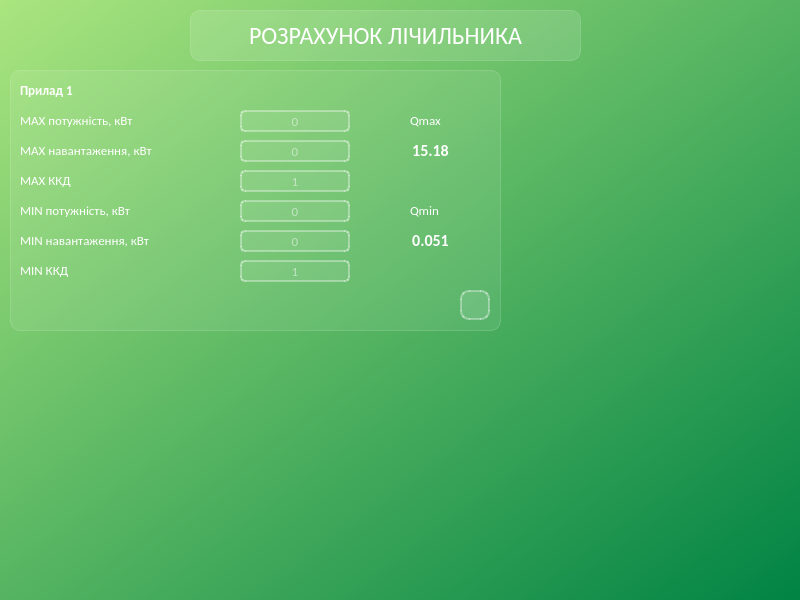
<?xml version="1.0" encoding="UTF-8"?>
<ui version="4.0">
 <class>MainWindow</class>
 <widget class="QMainWindow" name="MainWindow">
  <property name="geometry">
   <rect>
    <x>0</x>
    <y>0</y>
    <width>800</width>
    <height>600</height>
   </rect>
  </property>
  <property name="windowTitle">
   <string>Розрахунки ГАЗ</string>
  </property>
  <widget class="QWidget" name="centralwidget">
   <property name="styleSheet">
    <string notr="true">background-color: qlineargradient(spread:pad, x1:0, y1:0, x2:1, y2:1, stop:0 rgba(170, 229, 127, 255), stop:1 rgba(0, 131, 68, 255))</string>
   </property>
   <widget class="QLabel" name="label">
    <property name="geometry">
     <rect>
      <x>190</x>
      <y>10</y>
      <width>391</width>
      <height>51</height>
     </rect>
    </property>
    <property name="font">
     <font>
      <family>Calibri</family>
      <pointsize>18</pointsize>
     </font>
    </property>
    <property name="styleSheet">
     <string notr="true">color: white;
background-color: rgba(255,255,255,30);
border: 1px solid rgba(255,255,255,40);
border-radius: 10px</string>
    </property>
    <property name="text">
     <string>РОЗРАХУНОК ЛІЧИЛЬНИКА</string>
    </property>
    <property name="alignment">
     <set>Qt::AlignCenter</set>
    </property>
   </widget>
   <widget class="QFrame" name="frame">
    <property name="geometry">
     <rect>
      <x>10</x>
      <y>70</y>
      <width>491</width>
      <height>261</height>
     </rect>
    </property>
    <property name="styleSheet">
     <string notr="true">background-color: rgba(255,255,255,20);
border: 1px solid rgba(255,255,255,40);
border-radius: 10px</string>
    </property>
    <property name="frameShape">
     <enum>QFrame::StyledPanel</enum>
    </property>
    <property name="frameShadow">
     <enum>QFrame::Raised</enum>
    </property>
    <widget class="QLabel" name="label_2">
     <property name="geometry">
      <rect>
       <x>10</x>
       <y>10</y>
       <width>81</width>
       <height>21</height>
      </rect>
     </property>
     <property name="font">
      <font>
       <family>Calibri</family>
       <pointsize>10</pointsize>
       <weight>75</weight>
       <bold>true</bold>
      </font>
     </property>
     <property name="styleSheet">
      <string notr="true">color: white;
background-color: none;
border: none;</string>
     </property>
     <property name="text">
      <string>Прилад 1</string>
     </property>
    </widget>
    <widget class="QLabel" name="label_3">
     <property name="geometry">
      <rect>
       <x>10</x>
       <y>40</y>
       <width>151</width>
       <height>21</height>
      </rect>
     </property>
     <property name="font">
      <font>
       <family>Calibri</family>
       <pointsize>10</pointsize>
      </font>
     </property>
     <property name="styleSheet">
      <string notr="true">color: white;
background-color: none;
border: none;</string>
     </property>
     <property name="text">
      <string>MAX потужність, кВт</string>
     </property>
    </widget>
    <widget class="QLineEdit" name="lineEdit">
     <property name="geometry">
      <rect>
       <x>230</x>
       <y>40</y>
       <width>110</width>
       <height>22</height>
      </rect>
     </property>
     <property name="font">
      <font>
       <family>Calibri</family>
       <pointsize>10</pointsize>
      </font>
     </property>
     <property name="styleSheet">
      <string notr="true">border: 2px solid rgba(255,255,255,90);
border-radius: 5px;
color: white;
</string>
     </property>
     <property name="alignment">
      <set>Qt::AlignCenter</set>
     </property>
     <property name="placeholderText">
      <string>0</string>
     </property>
    </widget>
    <widget class="QLabel" name="label_4">
     <property name="geometry">
      <rect>
       <x>10</x>
       <y>70</y>
       <width>171</width>
       <height>21</height>
      </rect>
     </property>
     <property name="font">
      <font>
       <family>Calibri</family>
       <pointsize>10</pointsize>
      </font>
     </property>
     <property name="styleSheet">
      <string notr="true">color: white;
background-color: none;
border: none;</string>
     </property>
     <property name="text">
      <string>MAX навантаження, кВт</string>
     </property>
    </widget>
    <widget class="QLineEdit" name="lineEdit_2">
     <property name="geometry">
      <rect>
       <x>230</x>
       <y>70</y>
       <width>110</width>
       <height>22</height>
      </rect>
     </property>
     <property name="font">
      <font>
       <family>Calibri</family>
       <pointsize>10</pointsize>
      </font>
     </property>
     <property name="styleSheet">
      <string notr="true">border: 2px solid rgba(255,255,255,90);
border-radius: 5px;
color: white;
</string>
     </property>
     <property name="alignment">
      <set>Qt::AlignCenter</set>
     </property>
     <property name="placeholderText">
      <string>0</string>
     </property>
    </widget>
    <widget class="QLabel" name="label_5">
     <property name="geometry">
      <rect>
       <x>10</x>
       <y>100</y>
       <width>171</width>
       <height>21</height>
      </rect>
     </property>
     <property name="font">
      <font>
       <family>Calibri</family>
       <pointsize>10</pointsize>
      </font>
     </property>
     <property name="styleSheet">
      <string notr="true">color: white;
background-color: none;
border: none;</string>
     </property>
     <property name="text">
      <string>MAX ККД</string>
     </property>
    </widget>
    <widget class="QLineEdit" name="lineEdit_3">
     <property name="geometry">
      <rect>
       <x>230</x>
       <y>100</y>
       <width>110</width>
       <height>22</height>
      </rect>
     </property>
     <property name="font">
      <font>
       <family>Calibri</family>
       <pointsize>10</pointsize>
      </font>
     </property>
     <property name="styleSheet">
      <string notr="true">border: 2px solid rgba(255,255,255,90);
border-radius: 5px;
color: white;
</string>
     </property>
     <property name="alignment">
      <set>Qt::AlignCenter</set>
     </property>
     <property name="placeholderText">
      <string>1</string>
     </property>
    </widget>
    <widget class="QLineEdit" name="lineEdit_4">
     <property name="geometry">
      <rect>
       <x>230</x>
       <y>190</y>
       <width>110</width>
       <height>22</height>
      </rect>
     </property>
     <property name="font">
      <font>
       <family>Calibri</family>
       <pointsize>10</pointsize>
      </font>
     </property>
     <property name="styleSheet">
      <string notr="true">border: 2px solid rgba(255,255,255,90);
border-radius: 5px;
color: white;
</string>
     </property>
     <property name="alignment">
      <set>Qt::AlignCenter</set>
     </property>
     <property name="placeholderText">
      <string>1</string>
     </property>
     <property name="clearButtonEnabled">
      <bool>false</bool>
     </property>
    </widget>
    <widget class="QLabel" name="label_6">
     <property name="geometry">
      <rect>
       <x>10</x>
       <y>190</y>
       <width>171</width>
       <height>21</height>
      </rect>
     </property>
     <property name="font">
      <font>
       <family>Calibri</family>
       <pointsize>10</pointsize>
      </font>
     </property>
     <property name="styleSheet">
      <string notr="true">color: white;
background-color: none;
border: none;</string>
     </property>
     <property name="text">
      <string>MIN ККД</string>
     </property>
    </widget>
    <widget class="QLineEdit" name="lineEdit_5">
     <property name="geometry">
      <rect>
       <x>230</x>
       <y>130</y>
       <width>110</width>
       <height>22</height>
      </rect>
     </property>
     <property name="font">
      <font>
       <family>Calibri</family>
       <pointsize>10</pointsize>
      </font>
     </property>
     <property name="styleSheet">
      <string notr="true">border: 2px solid rgba(255,255,255,90);
border-radius: 5px;
color: white;
</string>
     </property>
     <property name="alignment">
      <set>Qt::AlignCenter</set>
     </property>
     <property name="placeholderText">
      <string>0</string>
     </property>
    </widget>
    <widget class="QLineEdit" name="lineEdit_6">
     <property name="geometry">
      <rect>
       <x>230</x>
       <y>160</y>
       <width>110</width>
       <height>22</height>
      </rect>
     </property>
     <property name="font">
      <font>
       <family>Calibri</family>
       <pointsize>10</pointsize>
      </font>
     </property>
     <property name="styleSheet">
      <string notr="true">border: 2px solid rgba(255,255,255,90);
border-radius: 5px;
color: white;
</string>
     </property>
     <property name="alignment">
      <set>Qt::AlignCenter</set>
     </property>
     <property name="placeholderText">
      <string>0</string>
     </property>
    </widget>
    <widget class="QLabel" name="label_7">
     <property name="geometry">
      <rect>
       <x>10</x>
       <y>130</y>
       <width>151</width>
       <height>21</height>
      </rect>
     </property>
     <property name="font">
      <font>
       <family>Calibri</family>
       <pointsize>10</pointsize>
      </font>
     </property>
     <property name="styleSheet">
      <string notr="true">color: white;
background-color: none;
border: none;</string>
     </property>
     <property name="text">
      <string>MIN потужність, кВт</string>
     </property>
    </widget>
    <widget class="QLabel" name="label_8">
     <property name="geometry">
      <rect>
       <x>10</x>
       <y>160</y>
       <width>171</width>
       <height>21</height>
      </rect>
     </property>
     <property name="font">
      <font>
       <family>Calibri</family>
       <pointsize>10</pointsize>
      </font>
     </property>
     <property name="styleSheet">
      <string notr="true">color: white;
background-color: none;
border: none;</string>
     </property>
     <property name="text">
      <string>MIN навантаження, кВт</string>
     </property>
    </widget>
    <widget class="QLabel" name="label_9">
     <property name="geometry">
      <rect>
       <x>400</x>
       <y>40</y>
       <width>41</width>
       <height>21</height>
      </rect>
     </property>
     <property name="font">
      <font>
       <family>Calibri</family>
       <pointsize>10</pointsize>
      </font>
     </property>
     <property name="styleSheet">
      <string notr="true">color: white;
background-color: none;
border: none;</string>
     </property>
     <property name="text">
      <string>Qmax</string>
     </property>
    </widget>
    <widget class="QLabel" name="label_10">
     <property name="geometry">
      <rect>
       <x>390</x>
       <y>70</y>
       <width>61</width>
       <height>21</height>
      </rect>
     </property>
     <property name="font">
      <font>
       <family>Calibri</family>
       <pointsize>12</pointsize>
       <weight>75</weight>
       <bold>true</bold>
      </font>
     </property>
     <property name="styleSheet">
      <string notr="true">color: white;
background-color: none;
border: none;</string>
     </property>
     <property name="text">
      <string>15.18</string>
     </property>
     <property name="alignment">
      <set>Qt::AlignCenter</set>
     </property>
    </widget>
    <widget class="QLabel" name="label_12">
     <property name="geometry">
      <rect>
       <x>400</x>
       <y>130</y>
       <width>41</width>
       <height>21</height>
      </rect>
     </property>
     <property name="font">
      <font>
       <family>Calibri</family>
       <pointsize>10</pointsize>
      </font>
     </property>
     <property name="styleSheet">
      <string notr="true">color: white;
background-color: none;
border: none;</string>
     </property>
     <property name="text">
      <string>Qmin</string>
     </property>
    </widget>
    <widget class="QLabel" name="label_13">
     <property name="geometry">
      <rect>
       <x>390</x>
       <y>160</y>
       <width>61</width>
       <height>21</height>
      </rect>
     </property>
     <property name="font">
      <font>
       <family>Calibri</family>
       <pointsize>12</pointsize>
       <weight>75</weight>
       <bold>true</bold>
      </font>
     </property>
     <property name="styleSheet">
      <string notr="true">color: white;
background-color: none;
border: none;</string>
     </property>
     <property name="text">
      <string>0.051</string>
     </property>
     <property name="alignment">
      <set>Qt::AlignCenter</set>
     </property>
    </widget>
    <widget class="QPushButton" name="pushButton">
     <property name="geometry">
      <rect>
       <x>450</x>
       <y>220</y>
       <width>30</width>
       <height>30</height>
      </rect>
     </property>
     <property name="styleSheet">
      <string notr="true">QPushButton {
color: white;
background-color: rgba(255,255,255,30);
border: 2px solid rgba(255,255,255,90);
border-radius: 9px;
}
QPushButton:hover{
background-color: rgba(255,255,255,55);
}
QPushButton:pressed{
background-color: rgba(255,255,255,85);
}</string>
     </property>
     <property name="text">
      <string/>
     </property>
     <property name="icon">
      <iconset resource="res-rc.qrc">
       <normaloff>:/icons/Icons/add_white_18dp.svg</normaloff>:/icons/Icons/add_white_18dp.svg</iconset>
     </property>
    </widget>
   </widget>
  </widget>
 </widget>
 <resources>
  <include location="res-rc.qrc"/>
 </resources>
 <connections/>
</ui>
